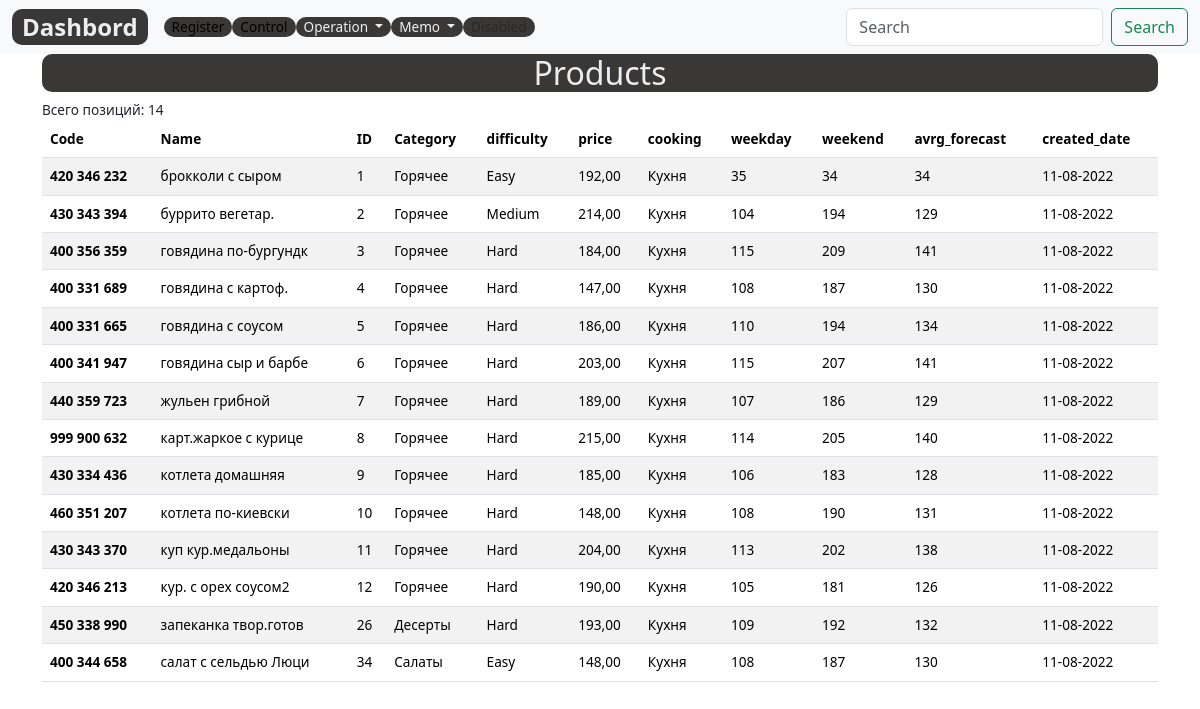
Page /products-list/ on the earlier database version.
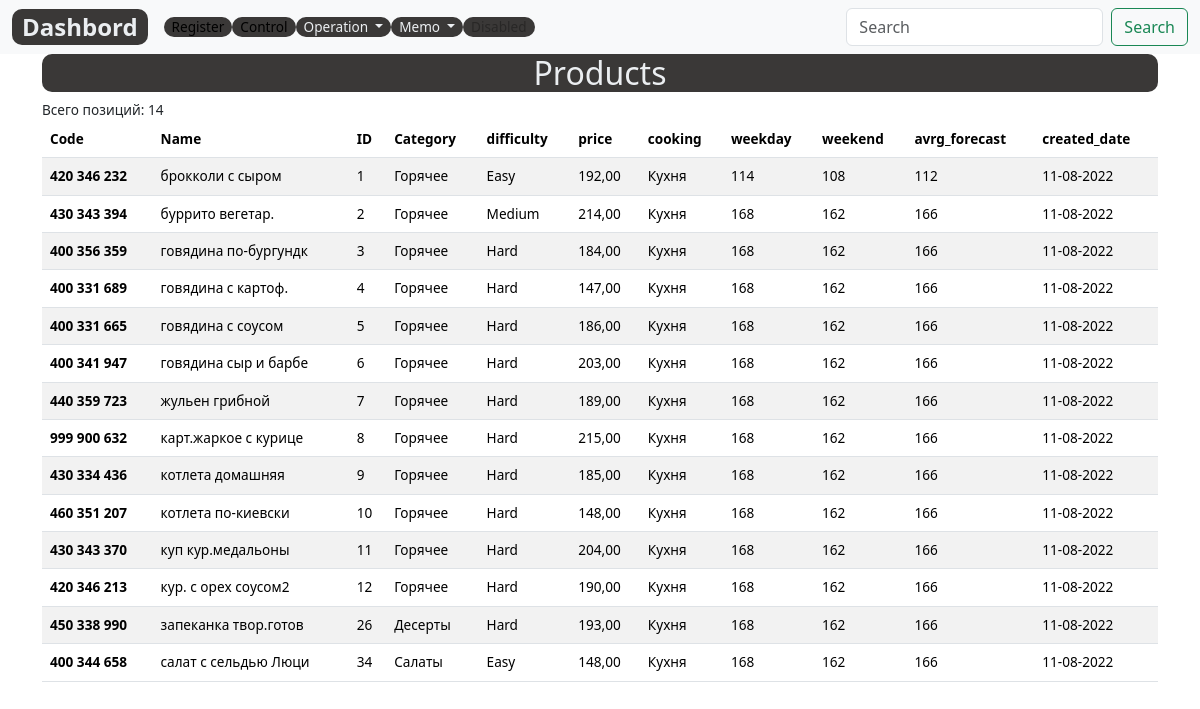
Same page on the later database version.
### register/models.py (models this page shows, shortened)
class Product(models.Model):
    DIFFICULTY_LEVELS = (
        ('Easy', 'Easy'),
        ('Medium', 'Medium'),
        ('Hard', 'Hard'),
    )
    code=models.DecimalField(max_digits=10, help_text="Не более 10 знаков", decimal_places=0, unique=True)
    name = models.CharField(max_length=200,help_text="Не более 200 знаков", db_index=True, verbose_name='Продукт')
    category = models.ForeignKey(Category, related_name='product', on_delete=models.CASCADE)
    ingredient = models.ManyToManyField(Item, through=RecipeIngredient)
    difficulty = models.CharField(choices=DIFFICULTY_LEVELS, max_length=10)
    price = models.DecimalField(max_digits=10,help_text="Не более 10 знаков", decimal_places=2)
    description = models.TextField(blank=True, null=True)
    cooking= models.TextField(blank=True, null = True)
    slug= models.SlugField(max_length=255, verbose_name='Url', unique=True)
    weekday_forecast=models.PositiveIntegerField(verbose_name='Будни', null = True)
    weekend_forecast=models.PositiveIntegerField(verbose_name='Выходные', null = True)
    avrg_forecast= models.PositiveIntegerField(editable=False, verbose_name='Суточные', null = True)
    holiday_forecast=models.PositiveIntegerField(verbose_name='Праздники', null = True)
    promotion_forecast=models.PositiveIntegerField(verbose_name='Промо', null = True)
    created_date= models.DateField(auto_now_add=True, verbose_name='Создан',null=True)
    updated_date = models.DateField(auto_now=True,  verbose_name='Изменен', null=True)
    class Meta:
        ordering = ['category', 'name']
        verbose_name = 'Продукт'
        verbose_name_plural = 'Продукты'

class Category(models.Model):
    code= models.CharField(max_length=5, help_text="Не более 5 цифр",  unique=True,verbose_name='Код')
    name = models.CharField(max_length=200, help_text="Не более 200 знаков", db_index=True, verbose_name='Категория')
    slug= models.SlugField(max_length=255, verbose_name='Url', unique=True)
    class Meta:
        ordering = ['name']
        verbose_name = 'Категория продукта'
        verbose_name_plural = 'Категории продуктов'
    def __str__(self):
        return self.name

### register/views.py (the view)
# urls.py: path('products-list/', ProductListView.as_view(), name='products-list'),
class ProductListView(ListView):
    model= Product
    template_name = 'register/products/products.html'
    context_object_name = 'products'

### register/templates/register/products/products.html (shortened to what this page needs)
{% extends 'base_simple.html' %}
{% load static %}
{% block content %}
<div class="container">
  <h2 class="custom">Products</h2>
  Всего позиций: {{products.count}}
  <table class="table table-striped">
    <thead style="position: sticky;
  top: -1px;
  z-index: 2;background: #9d9e9e;">
      <tr>
        <th scope="col">Code</th>
        <th scope="col">Name</th>
        <th scope="col">ID</th>
        <th scope="col">Category</th>
        <th scope="col">difficulty</th>
        <th scope="col">price</th>
        <th scope="col">cooking</th>
        <th scope="col">weekday</th>
        <th scope="col">weekend</th>
        <th scope="col">avrg_forecast</th>
        <th scope="col">created_date</th>
      </tr>
    </thead>
    <tbody>
      {% for product in products%}
      <tr>
        <th scope="row">{{product.code}}</th>
        <td>{{product.name}}</td>
        <td>{{product.id}}</td>
        <td>{{product.category}}</td>
        <td>{{product.difficulty}}</td>
        <td>{{product.price}}</td>
        <td>{{product.cooking}}</td>
        <td>{{product.weekday_forecast}}</td>
        <td>{{product.weekend_forecast}}</td>
        <td>{{product.avrg_forecast}}</td>
        <td>{{product.created_date|date:'d-m-Y'}}</td>
      </tr>
      {% endfor %}
    </tbody>
  </table>
</div>
{% endblock %}

### templates/base_simple.html (shortened to what this page needs)
{% load static %}
{% load bootstrap5 %}
<!DOCTYPE html>
<html lang="en">
<head>
  {% bootstrap_css %}
  <link rel="stylesheet" type="text/css" href="{% static 'css/style.css' %}">
</head>
<body>
  {% block navbar %}
  <nav class="navbar navbar-expand-lg bg-light">
    <div class="container-fluid">
      <a class="navbar-brand font1-b navbutt" href="{% url 'dashbord' %}">Dashbord</a>
      <div class="collapse navbar-collapse" id="navbarSupportedContent">
        <ul class="navbar-nav me-auto mb-2 mb-lg-0">
          <li class="nav-item">
            <a class="nav-link active navbutt" aria-current="page" href="{% url 'register' %}">Register</a>
          </li>
          <li class="nav-item">
            <a class="nav-link active navbutt" href="{% url 'control' %}">Control</a>
          </li>
          <li class="navbar-nav nav-item dropdown">
            <a class="nav-link dropdown-toggle navbutt" href="#" role="button" data-bs-toggle="dropdown"
              aria-expanded="false">
              Operation
            </a>
          </li>
          <li class="navbar-nav nav-item dropdown">
            <a class="nav-link dropdown-toggle navbutt" href="#" role="button" data-bs-toggle="dropdown"
              aria-expanded="false">
              Memo
            </a>
          </li>
          <li class="nav-item">
            <a class="nav-link disabled navbutt">Disabled</a>
          </li>
        </ul>
        <form class="d-flex" role="search">
          <input class="form-control me-2" type="search" placeholder="Search" aria-label="Search">
          <button class="btn btn-outline-success" type="submit">Search</button>
        </form>
      </div>
    </div>
  </nav>
  {% endblock %}
  {% block content %}CONTENT{% endblock %}
</body>
</html>

### mms22/static/css/style.css (style rules this page uses)
.custom { color: #ebeef1; background: #3a3837; font-size: 2rem; text-align: center; border-radius: 10px; -webkit-border-radius: 10px; -moz-border-radius: 10px; -ms-border-radius: 10px; -o-border-radius: 10px; }
body { font-size: 0.85rem !important; }
.navbutt { color: #ebeef1; background: #3a3837; border-radius: 10px; padding: 0 10px; }
.font1-b { font-size: 1.5rem; font-weight: 600; }

Differences in the rows shown:
changed Product "брокколи с сыром": weekday_forecast "35" → "114"; weekend_forecast "34" → "108"; avrg_forecast "34" → "112"
changed Product "буррито вегетар.": weekday_forecast "104" → "168"; weekend_forecast "194" → "162"; avrg_forecast "129" → "166"
changed Product "говядина по-бургундк": weekday_forecast "115" → "168"; weekend_forecast "209" → "162"; avrg_forecast "141" → "166"
changed Product "говядина с картоф.": weekday_forecast "108" → "168"; weekend_forecast "187" → "162"; avrg_forecast "130" → "166"
changed Product "говядина с соусом": weekday_forecast "110" → "168"; weekend_forecast "194" → "162"; avrg_forecast "134" → "166"
changed Product "говядина сыр и барбе": weekday_forecast "115" → "168"; weekend_forecast "207" → "162"; avrg_forecast "141" → "166"
changed Product "жульен грибной": weekday_forecast "107" → "168"; weekend_forecast "186" → "162"; avrg_forecast "129" → "166"
changed Product "карт.жаркое с курице": weekday_forecast "114" → "168"; weekend_forecast "205" → "162"; avrg_forecast "140" → "166"
changed Product "котлета домашняя": weekday_forecast "106" → "168"; weekend_forecast "183" → "162"; avrg_forecast "128" → "166"
changed Product "котлета по-киевски": weekday_forecast "108" → "168"; weekend_forecast "190" → "162"; avrg_forecast "131" → "166"
changed Product "куп кур.медальоны": weekday_forecast "113" → "168"; weekend_forecast "202" → "162"; avrg_forecast "138" → "166"
changed Product "кур. с орех соусом2": weekday_forecast "105" → "168"; weekend_forecast "181" → "162"; avrg_forecast "126" → "166"
changed Product "запеканка твор.готов": weekday_forecast "109" → "168"; weekend_forecast "192" → "162"; avrg_forecast "132" → "166"
changed Product "салат с сельдью Люци": weekday_forecast "108" → "168"; weekend_forecast "187" → "162"; avrg_forecast "130" → "166"
